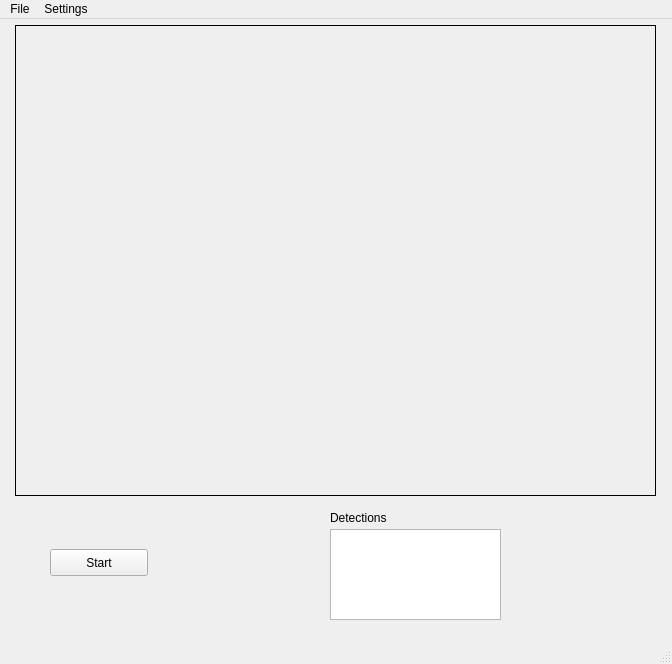
<?xml version="1.0" encoding="UTF-8"?>
<ui version="4.0">
 <class>MainWindow</class>
 <widget class="QMainWindow" name="MainWindow">
  <property name="geometry">
   <rect>
    <x>0</x>
    <y>0</y>
    <width>672</width>
    <height>664</height>
   </rect>
  </property>
  <property name="minimumSize">
   <size>
    <width>672</width>
    <height>664</height>
   </size>
  </property>
  <property name="maximumSize">
   <size>
    <width>672</width>
    <height>664</height>
   </size>
  </property>
  <property name="windowTitle">
   <string>FaceLog</string>
  </property>
  <property name="windowIcon">
   <iconset>
    <normaloff>Iconeopção3.svg</normaloff>Iconeopção3.svg</iconset>
  </property>
  <property name="layoutDirection">
   <enum>Qt::LeftToRight</enum>
  </property>
  <property name="styleSheet">
   <string notr="true">margin:0px;
padding:0px;</string>
  </property>
  <widget class="QWidget" name="centralWidget">
   <widget class="QListView" name="listView">
    <property name="geometry">
     <rect>
      <x>330</x>
      <y>510</y>
      <width>171</width>
      <height>91</height>
     </rect>
    </property>
   </widget>
   <widget class="QLabel" name="label">
    <property name="geometry">
     <rect>
      <x>180</x>
      <y>510</y>
      <width>71</width>
      <height>71</height>
     </rect>
    </property>
    <property name="text">
     <string/>
    </property>
   </widget>
   <widget class="QLabel" name="cameraLabel">
    <property name="geometry">
     <rect>
      <x>15</x>
      <y>6</y>
      <width>641</width>
      <height>471</height>
     </rect>
    </property>
    <property name="frameShape">
     <enum>QFrame::Box</enum>
    </property>
    <property name="text">
     <string/>
    </property>
   </widget>
   <widget class="QPushButton" name="startButton">
    <property name="geometry">
     <rect>
      <x>50</x>
      <y>530</y>
      <width>98</width>
      <height>27</height>
     </rect>
    </property>
    <property name="text">
     <string>Start</string>
    </property>
   </widget>
   <widget class="QLabel" name="labelDetections">
    <property name="geometry">
     <rect>
      <x>330</x>
      <y>490</y>
      <width>81</width>
      <height>17</height>
     </rect>
    </property>
    <property name="text">
     <string>Detections</string>
    </property>
   </widget>
  </widget>
  <widget class="QMenuBar" name="menuBar">
   <property name="geometry">
    <rect>
     <x>0</x>
     <y>0</y>
     <width>672</width>
     <height>23</height>
    </rect>
   </property>
   <widget class="QMenu" name="Arquivo">
    <property name="title">
     <string>File</string>
    </property>
   </widget>
   <widget class="QMenu" name="menuFerramentas">
    <property name="title">
     <string>Settings</string>
    </property>
    <addaction name="actionPreferences"/>
   </widget>
   <addaction name="Arquivo"/>
   <addaction name="menuFerramentas"/>
  </widget>
  <widget class="QStatusBar" name="statusBar"/>
  <action name="actionConfig">
   <property name="text">
    <string>Configurações</string>
   </property>
  </action>
  <action name="actionPreferences">
   <property name="text">
    <string>Preferences...</string>
   </property>
  </action>
 </widget>
 <layoutdefault spacing="6" margin="11"/>
 <resources/>
 <connections/>
</ui>
